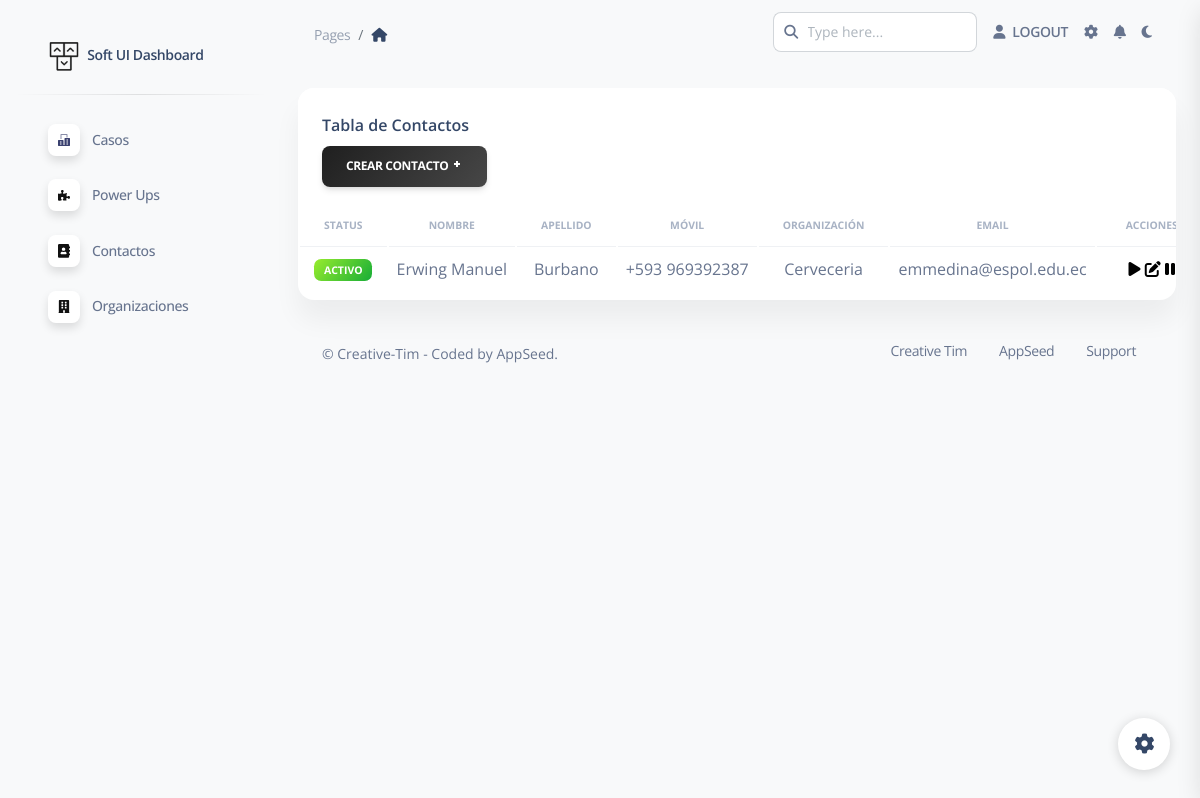
The page /home/tableContactos/ (signed in) on the database its author committed.
### mainApp/models.py (models this page shows, shortened)
class Contacto(models.Model):
    ACTIVO = 'ACT'
    INACTIVO = 'INACT'
    ESTADO_CONTACTO = [
        (ACTIVO, 'ACTIVO'),
        (INACTIVO, 'INACTIVO'),
    ]
    User = models.ForeignKey(User, on_delete=models.CASCADE)  # new
    organizacionName = models.ForeignKey(Organizacion, on_delete=models.CASCADE,  null=True)  # new
    status = models.CharField(max_length=5, choices=ESTADO_CONTACTO, default=ACTIVO,)
    nombre = models.CharField(max_length = 254)
    apellido = models.CharField(max_length = 254)
    celular = models.CharField(max_length = 254)
    departamento = models.CharField(max_length = 254, null=True)
    email = models.EmailField(max_length = 254)

class Organizacion(models.Model):
    ACTIVO = 'ACT'
    INACTIVO = 'INACT'
    ESTADO_ORGANIZACION = [
        (ACTIVO, 'ACTIVO'),
        (INACTIVO, 'INACTIVO'),
    ]
    organizacionUser = models.ForeignKey(User, on_delete=models.CASCADE)  # new
    status = models.CharField(max_length=5, choices=ESTADO_ORGANIZACION, default=ACTIVO,)
    nombre = models.CharField(max_length = 254)
    direccion = models.CharField(max_length = 254)
    contacto_organizacion = models.CharField(max_length = 254) # PROPIO CONTACTO
    email = models.EmailField(max_length = 254)
    def __str__(self):
        return self.nombre

### users/views.py (the view)
# urls.py: path('tableContactos/', views.tableContacto, name="tableContacto"),
@login_required
def tableContacto(request):
    username = request.user.username
    contactoQS = Contacto.objects.filter(User__username = username)
    form = ContactoForm()
    form.fields['organizacionName'].queryset = Organizacion.objects.filter(organizacionUser__username=username)
    context = {"contactos":contactoQS,"form":form}
    return render(request,"users/tableContactos.html",context)

### mainApp/forms.py
class ContactoForm(ModelForm):
    class Meta:
        model = Contacto
        exclude = ('User','status')
        widgets = {
                'organizacionName': forms.Select(attrs={'class': 'form-control','placeholder':'Nombre de Organización'}),
                'nombre': forms.TextInput( attrs={'class': 'form-control','placeholder':'Nombre de la organización'}),
                'apellido': forms.TextInput(attrs={'class': 'form-control','placeholder':'Dirección'}),
                'celular': forms.TextInput(attrs={'class': 'form-control','placeholder':'Contacto'}),
                'email': forms.TextInput(attrs={'class': 'form-control','placeholder':'Correo'}),
                'departamento': forms.TextInput(attrs={'class': 'form-control','placeholder':'Departamento'}),
         }

### users/templates/users/tableContactos.html (shortened to what this page needs)
{% extends 'layouts/base.html' %} {% block title %} Tables {% endblock title %}
 {% block content %}
{% load static %}
<div class="container-fluid py-4">
  <div class="row">
    <div class="col-12">
      <div class="card mb-4">
        <div class="card-header pb-0">
          <h6>Tabla de Contactos</h6>
          <button
            type="button"
            class="btn bg-gradient-primary"
            data-bs-toggle="modal"
            data-bs-target="#exampleModal"
          >
            Crear Contacto <i class="ni ni-fat-add"></i>
          </button>
        </div>
        <div class="card-body px-0 pt-0 pb-2">
          <div class="table-responsive p-0">
            <table class="table align-items-center mb-0">
              <thead>
                <tr>
                  <th
                    class="text-uppercase text-secondary text-xxs font-weight-bolder opacity-7 align-middle text-center"
                  >
                    Status
                  </th>
                  <th
                    class="text-uppercase text-secondary text-xxs font-weight-bolder opacity-7 align-middle text-center"
                  >
                    Nombre
                  </th>
                  <th
                    class="text-uppercase text-secondary text-xxs font-weight-bolder opacity-7 align-middle text-center"
                  >
                    Apellido
                  </th>
                  <th
                    class="text-uppercase text-secondary text-xxs font-weight-bolder opacity-7 align-middle text-center"
                  >
                    Móvil
                  </th>
                  <th
                    class="text-uppercase text-secondary text-xxs font-weight-bolder opacity-7 align-middle text-center"
                  >
                    Organización
                  </th>
                  <th
                    class="text-uppercase text-secondary text-xxs font-weight-bolder opacity-7 align-middle text-center"
                  >
                    Email
                  </th>
                  <th
                    class="text-uppercase text-secondary text-xxs font-weight-bolder opacity-7 align-middle text-center"
                  >
                    Acciones
                  </th>
                </tr>
              </thead>
              <tbody>
                {% for contacto in contactos %}
                <tr>
                  {% if contacto.status == 'ACT' %}
                  <td class="align-middle text-center text-sm">
                    <span class="badge badge-sm bg-gradient-success">
                      {{contacto.get_status_display}}</span
                    >
                    {% else %}
                  </td>
                  <td class="align-middle text-center text-sm">
                    <span class="badge badge-sm bg-gradient-danger">
                      {{caso.get_status_display}}</span
                    >
                    {% endif %}
                  </td>
                  <td class="align-middle text-center">
                    <h7>{{contacto.nombre}} </h7>
                  </td>
                  <td class="align-middle text-center">
                    <h7> {{contacto.apellido}} </h7>
                  </td>
                  <td class="align-middle text-center">
                    <h7> {{contacto.celular}} </h7>
                  </td>
                  <td class="align-middle text-center">
                    {{contacto.organizacionName}}
                  </td>
                  <td class="align-middle text-center">
                    <h7> {{contacto.email}} </h7>
                  </td>
                  <td class="align-middle text-left">
                    <div class="container text-center">
                      <div class="row d-flex justify-content-around">
                        <div class="col">
                          <span style="font-size: 1em; color: black">
                            <i class="fas fa-play"></i>
                          </span>
                          <span style="font-size: 1em; color: black">
                            <i class="fas fa-edit"></i>
                          </span>
                          <span style="font-size: 1em; color: black">
                            <i class="fas fa-pause"></i
                          ></span>
                        </div>
                      </div>
                    </div>
                  </td>
                </tr>
                {% endfor %}
              </tbody>
            </table>
          </div>
        </div>
      </div>
    </div>
  </div>
  {% include "includes/footer.html" %}
</div>
{% endblock content %}

### static/styles/dark-theme-core.css (style rules this page uses)
body { transition: background-color 200ms ease-in; }

### users/templates/users/tableContactos.html (style rules this page uses)
.bg-gradient-primary { background-image: linear-gradient(310deg, #535353 0%, #1b1b1b 100%); }

### rows shown on the page
Contacto: status "ACTIVO", nombre "Erwing Manuel", apellido "Burbano", celular "+593 969392387", organizacionName "Cerveceria", email "emmedina@espol.edu.ec"
